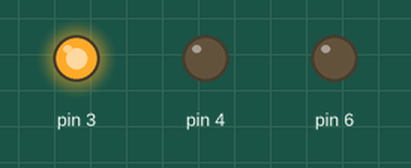
A sketch run on a simulated Arduino Uno, built with avr-gcc and run on an emulated ATmega328P. Shown: output pins drawn as LEDs (lit = HIGH).

Above: at 0.5 s.
At 8.5 s:
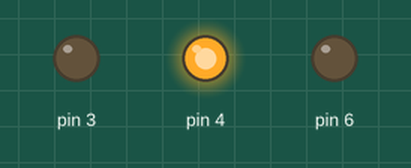
At 12.5 s:
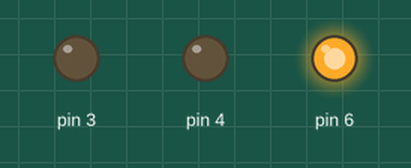
At 17.5 s:
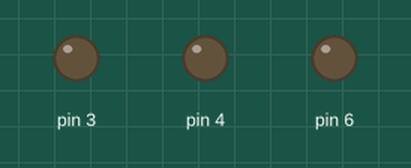
Timing chart, 0 to 18.2 s (numbered marks = the images above):
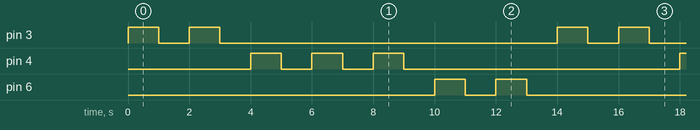

The sketch:

smashing_habbi1.ino
```cpp
void setup()
{
  pinMode(3, OUTPUT);
   pinMode(4,OUTPUT);
    pinMode(6,OUTPUT);
}

void loop()
{
 for(int i=0; i<=1; i++)
 {
  digitalWrite(3, HIGH);
   delay(1000);
  digitalWrite(3, LOW);
   delay(1000);
  }
 for(int j=0; j<=2; j++)
      {
      digitalWrite(4, HIGH);
      delay(1000);
      digitalWrite(4, LOW);
      delay(1000);
      }
 for(int k=0; k<=1; k++)
 {
      digitalWrite(6, HIGH);
      delay(1000);
      digitalWrite(6, LOW);
      delay(1000);
  }

}
```

Measured:
- by itself, pin 3, pin 6: repeats every 14.0 s: LOW 1.0 s, HIGH 1.0 s, LOW 11.0 s, HIGH 1.0 s
- by itself, pin 4: repeats every 14.0 s: 2 × (LOW 1.0 s, HIGH 1.0 s), LOW 9.0 s, HIGH 1.0 s
- by itself, everything shown: repeats every 14.0 s, in 14 steps
